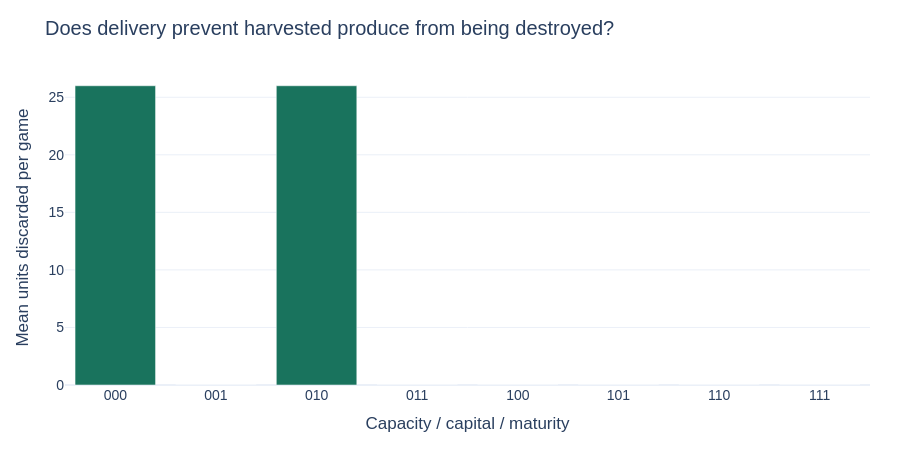

Notebook source saved alongside this figure:
### Markdown cell above
### Follow the produce, not only the score

Every game verifies `harvested = sold + final held + discarded`. Farm actions happen
before market sales; nightly inventory dumping happens after market sales. A sale later
in the same turn cannot rescue units already destroyed by an overflowing DROP.
Capacity-aware delivery may add travel and delay other tasks, so reduced waste alone
does not establish better performance.

### Code cell
accounted = games2.sold_units + games2.unsold_product_units + games2.discarded_units
assert (games2.harvested_units == accounted).all()
display(
    games2.groupby("arm")[
        [
            "harvested_units",
            "sold_units",
            "discarded_units",
            "unsold_product_units",
            "ineffective_farm_actions",
            "interventions_capacity",
            "interventions_capital",
            "interventions_maturity",
        ]
    ]
    .mean()
    .round(3)
)
fig = go.Figure(go.Bar(x=groups2.index, y=groups2.mean_discarded_units, name="Discarded produce"))
fig.update_layout(
    title="Does delivery prevent harvested produce from being destroyed?",
    xaxis_title="Capacity / capital / maturity",
    yaxis_title="Mean units discarded per game",
    xaxis_type="category",
)
show_figure(fig)

### Figure 1 — Plotly figure (JSON) as saved in the notebook; plotly's stock layout.template omitted (floating-point values rounded to 4 significant figures)
{"data": [{"name": "Discarded produce", "type": "bar", "x": ["000", "001", "010", "011", "100", "101", "110", "111"], "y": [26.0, 0.0, 26.0, 0.0, 0.0, 0.0, 0.0, 0.0]}], "layout": {"colorway": ["#19735d", "#d28b36", "#477eb5", "#995a77", "#78883c", "#7765ac", "#528f97", "#8a6d52"], "font": {"family": "Arial", "size": 14}, "height": 460, "margin": {"b": 75, "l": 65, "r": 30, "t": 70}, "title": {"text": "Does delivery prevent harvested produce from being destroyed?"}, "xaxis": {"title": {"text": "Capacity / capital / maturity"}, "type": "category"}, "yaxis": {"title": {"text": "Mean units discarded per game"}}}}
